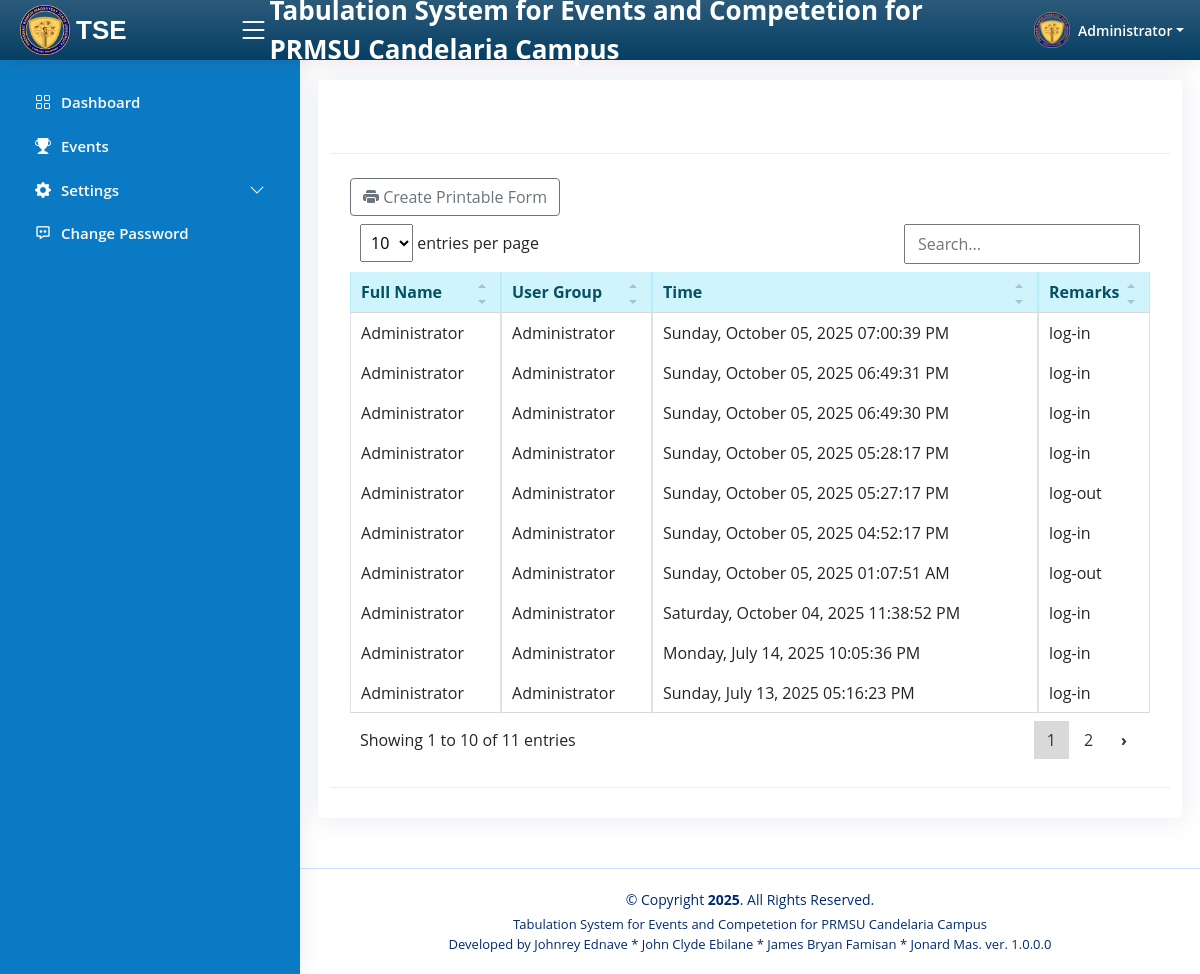
Screenshot of /tse/user/user_logs_list.php (signed in) with the database file from the repository.
### tables this page shows
CREATE TABLE IF NOT EXISTS `user_menu` (
  `id` int NOT NULL AUTO_INCREMENT,
  `parent_id` char(5) DEFAULT NULL,
  `name` varchar(75) DEFAULT NULL,
  `href` varchar(100) DEFAULT NULL,
  `icon` varchar(100) DEFAULT NULL,
  `breadcrumbs` varchar(200) DEFAULT NULL,
  `status` varchar(10) DEFAULT NULL,
  `type` char(10) DEFAULT NULL,
  `description` varchar(100) DEFAULT NULL,
  `order` smallint DEFAULT '9999',
  PRIMARY KEY (`id`)
);

CREATE TABLE IF NOT EXISTS `user` (
  `id` int unsigned NOT NULL AUTO_INCREMENT,
  `fullname` varchar(100) DEFAULT NULL,
  `first_name` varchar(50) DEFAULT NULL,
  `middle_name` varchar(50) DEFAULT NULL,
  `last_name` varchar(50) DEFAULT NULL,
  `username` varchar(50) DEFAULT NULL,
  `suffix` varchar(50) DEFAULT NULL,
  `password` varchar(200) DEFAULT NULL,
  `designation` varchar(50) DEFAULT NULL,
  `group` varchar(50) DEFAULT NULL,
  `status` varchar(50) DEFAULT 'active',
  `contact_no` varchar(50) DEFAULT NULL,
  `landline_no` varchar(50) DEFAULT NULL,
  `address` varchar(150) DEFAULT NULL,
  `dob` varchar(20) DEFAULT NULL,
  `date_created` timestamp NULL DEFAULT CURRENT_TIMESTAMP,
  `date_modified` timestamp NULL DEFAULT CURRENT_TIMESTAMP ON UPDATE CURRENT_TIMESTAMP,
  `email_verified` char(1) NOT NULL DEFAULT '0',
  `email_code` varchar(20) DEFAULT NULL,
  `campus` varchar(100) NOT NULL,
  `judge_id` int NOT NULL DEFAULT (0),
  PRIMARY KEY (`id`)
);

### tse/connections/pdoconnect.php (called while the page is built, shortened)
<?php
$app_title = "TSE";
$app_user_image_default = "../images/logo.png";
class DatabaseConnect
{
	private $dbh;
	private $stmt;
	public function __construct()
	{
		$this->host      = $_ENV['host'];
		$this->user      = $_ENV['user'];
		$this->pass      = $_ENV['pass'];
		$this->dbname    = $_ENV['dbname'];
		$this->port      = $_ENV['port'];
		$dsn = 'mysql:host=' . $this->host . ';dbname=' . $this->dbname . ';port=' . $this->port . ';charset=utf8';
		$options = array(
			PDO::ATTR_PERSISTENT    => true,
			PDO::ATTR_ERRMODE       => PDO::ERRMODE_EXCEPTION
		);
		try {
			$this->dbh = new PDO($dsn, $this->user, $this->pass, $options);
		}
		catch (PDOException $e) {
			echo 'Cannot connect to your database server.';
		}
	}
	public function query($query)
	{
		$this->stmt = $this->dbh->prepare($query);
	}
	public function execute()
	{
		return $this->stmt->execute();
	}
	public function bind($param, $value, $type = null)
	{
		if (is_null($type)) {
			switch (true) {
				case is_int($value):
					$type = PDO::PARAM_INT;
					break;
				default:
					$type = PDO::PARAM_STR;
			}
		}
		$this->stmt->bindValue($param, $value, $type);
	}
	public function rowset()
	{
		$this->execute();
		return $this->stmt->fetchAll(PDO::FETCH_ASSOC);
	}
	public function rowsingle()
	{
		$this->execute();
		return $this->stmt->fetch(PDO::FETCH_ASSOC);
	}
	public function rowcount()
	{
		return $this->stmt->rowCount();
	}
	public function close()
	{
		try {
			$this->dbh = null;
		} catch (PDOException $e) {
			echo 'Cannot close your database connection.';
		}
	}
}
class php_util
{
	public function found_group($group, $menu_id)
	{
		$sql_string = "select r.id from `user_restriction` as `r`  where r.`group`=? and r.menu_id=?";
		$temp_db = new DatabaseConnect();
		$temp_db->query($sql_string);
		$temp_db->bind(1, $group);
		$temp_db->bind(2, $menu_id);
		$temp_rs = $temp_db->rowsingle();
		$found = $temp_db->rowcount();
		if ($found > 0) {
			return 1;
		} else {
			return 0;
		}
	}
}

### tse/admin/grant_checker.php (called while the page is built, shortened)
<?php
$phu=new php_util();
?>

### tse/user/user_logs_list.php (the view, shortened to what this page needs)
<?php require_once('../connections/pdoconnect.php'); ?>
<?php
$db=new DatabaseConnect();
$query_rs = "SELECT u.*, ul.* FROM `user` u INNER JOIN user_log ul ON ul.user_id=u.id ORDER BY ul.`user_log_id` DESC";
$db->query($query_rs);
$rs=$db->rowset();
?>
<!DOCTYPE html>
<html lang="en">
<head>
</head>
<?php require_once('../template/phplink.php'); ?>
<body>
<?php require_once('../template/header.php'); ?>
<div class="card">
<div class="card-header"><h5 class="card-title"><strong><?php echo htmlentities($_SESSION['title']); ?></strong></h5></div>
            <div class="card-body">
<div class="row"><br></div>
<a type="button" class="btn btn-outline-secondary" data-bs-toggle="modal" data-bs-target="#modalDialogPrint"><span class="bi-printer-fill"  data-toogle="tooltip" data-placement="bottom" title="Create Printable Form"></span> Create Printable Form</a>
<table id="tablelist" class="table table-hover table-responsive table-bordered" >
        <thead >
            <tr class="alert-info">
                <th>Full Name</th>
                <th>User Group</th>
                <th>Time</th>
                <th>Remarks</th>
            </tr>
        </thead>
        <tbody>
<?php foreach ($rs as $rs_user){ ?>
    <tr>
    <td data-sortable="false"class="align-middle"><?php echo htmlentities($rs_user['fullname']); ?></td>
    <td data-sortable="false" class="align-middle"><?php echo htmlentities($rs_user['designation']); ?></td>
    <td data-sortable="false" class="align-middle"><?php echo date_format(date_create($rs_user['log_time']),'l, F d, Y h:i:s A'); ?></td>
    <td data-sortable="false" class="align-middle"><?php echo htmlentities($rs_user['remarks']); ?></td>
    </tr>
<?php } ?>
</tbody>
</table>
        </div>
    <div class="card-footer"></div>
</div>
<?php require_once('../template/footer.php'); ?>
</body>
</html>

### tse/template/header.php (shortened to what this page needs)
<?php
require_once('../admin/grant_checker.php');
 ?>
<?php
    $query_rs = "SELECT *  FROM `user_menu` where `type`='m' and (id=parent_id) order by `order`,`parent_id`";
    $db->query($query_rs);
    $rs_menu=$db->rowset();
?>
      <header id="header" class="header fixed-top d-flex align-items-center">
         <div class="d-flex align-items-center justify-content-between"> <a href="#" class="logo d-flex align-items-center"> <img src="../images/logo.png?t=<?php echo time();?>" class="img-responsive" alt=""> <span class="d-none d-lg-block"><?php echo $app_title;?></span></a>
         <i class="bi bi-list toggle-sidebar-btn"></i><span style="font-size:26px;color:white;font-weight:bold"><?php echo $tagline; ?></span></div>
         <nav class="header-nav ms-auto">
            <ul class="d-flex align-items-center">
               <li class="nav-item dropdown pe-3">
                  <a class="nav-link nav-profile d-flex align-items-center pe-0" href="#" data-bs-toggle="dropdown">
                     <img src="
                     <?php $filename='../images/user/'.$_SESSION['AIT_MM_ID'].'.jpg';
                           if (file_exists($filename)) {
                              echo $filename.'?t='.time();
                           } else {
                              echo $app_user_image_default;}?>" ;
                     alt="Profile" class="rounded"> <span class="d-none d-md-block dropdown-toggle ps-2"><?php echo $_SESSION['AIT_MM_FullName'];?></span> </a>
               </li>
            </ul>
         </nav>
      </header>
      <aside id="sidebar" class="sidebar">
         <ul class="sidebar-nav" id="sidebar-nav">
        <?php
        foreach ($rs_menu as $row_rs_menu){
             $query_rssub = "SELECT * FROM `user_menu` WHERE `parent_id` = ? and `id`!=`parent_id` and `type`='m' order by `order`";
             $db->query($query_rssub);
             $db->bind(1,$row_rs_menu['id']);
             $totalRows_rssub=$db->rowcount();
             if ($totalRows_rssub==0) {
                 if (!(strcmp($phu-> found_group($_SESSION['AIT_MM_UserGroup'],$row_rs_menu['id']),1))){
                    echo '<li> <a class="nav-link '.$phu->get_active_menu($_SESSION['title'],htmlentities($row_rs_menu["name"])).'"  href="'.htmlentities($row_rs_menu["href"]).'"> <i class="'.htmlentities($row_rs_menu["icon"]).'"></i><span>'. htmlentities($row_rs_menu["name"]).'</span> </a>';}
                 }
             elseif ($totalRows_rssub>0){
                if (!(strcmp($phu-> found_group($_SESSION['AIT_MM_UserGroup'],$row_rs_menu['id']),1))) {
                    echo '<a class="nav-link collapsed" data-bs-target="#'.htmlentities($row_rs_menu["description"]).'" data-bs-toggle="collapse" href="#"> <i class="'.htmlentities($row_rs_menu["icon"]).'"></i><span>'.htmlentities($row_rs_menu["name"]).'</span><i class="bi bi-chevron-down ms-auto"></i> </a>';
                }
            }
            echo '</li>';
        }
        ?>
         </ul>
      </aside>
      <main id="main" class="main" >
         <section class="section dashboard">
            <div class="row">

### rows the page displays
user_menu: name "Dashboard"
user_menu: name "Events"
user_menu: name "Settings"
user_menu: name "Change Password"

### other values shown
$app_title "TSE"
$_SESSION['AIT_MM_FullName'] "Administrator"
$rs_user['fullname'] "Administrator"
$rs_user['designation'] "Administrator"
date_format(date_create($rs_user['log_time']),'l, F d, Y h:i:s A') "Sunday, October 05, 2025 07:00:39 PM"
$rs_user['remarks'] "log-in"
date_format(date_create($rs_user['log_time']),'l, F d, Y h:i:s A') "Sunday, October 05, 2025 06:49:31 PM"
date_format(date_create($rs_user['log_time']),'l, F d, Y h:i:s A') "Sunday, October 05, 2025 06:49:30 PM"
date_format(date_create($rs_user['log_time']),'l, F d, Y h:i:s A') "Sunday, October 05, 2025 05:28:17 PM"
date_format(date_create($rs_user['log_time']),'l, F d, Y h:i:s A') "Sunday, October 05, 2025 05:27:17 PM"
$rs_user['remarks'] "log-out"
date_format(date_create($rs_user['log_time']),'l, F d, Y h:i:s A') "Sunday, October 05, 2025 04:52:17 PM"
date_format(date_create($rs_user['log_time']),'l, F d, Y h:i:s A') "Sunday, October 05, 2025 01:07:51 AM"
date_format(date_create($rs_user['log_time']),'l, F d, Y h:i:s A') "Saturday, October 04, 2025 11:38:52 PM"
date_format(date_create($rs_user['log_time']),'l, F d, Y h:i:s A') "Monday, July 14, 2025 10:05:36 PM"
